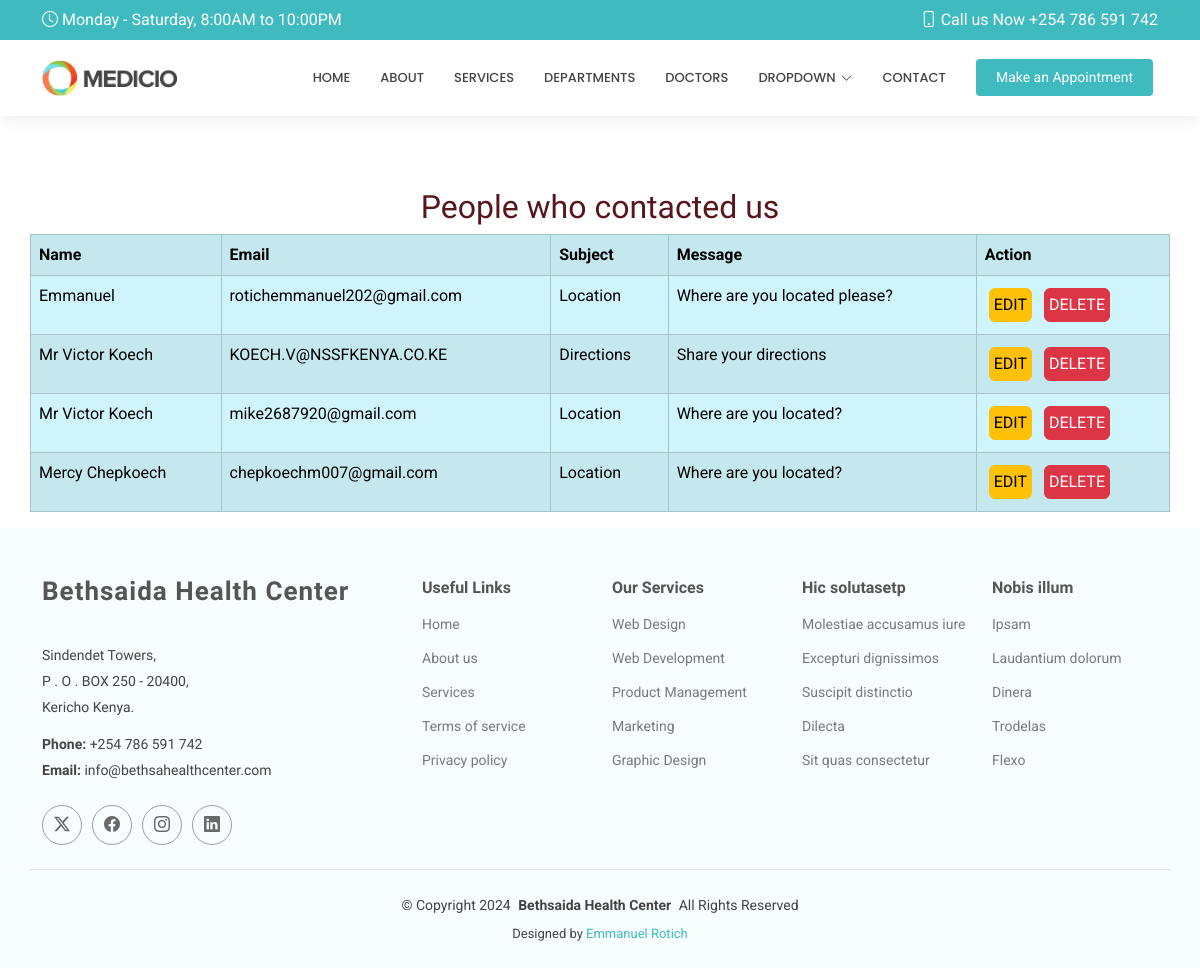
Page /showcontact/ on the committed database.
### myapp/models.py (models this page shows, shortened)
class Contact(models.Model):
    name = models.CharField(max_length=20)
    email = models.EmailField()
    subject = models.CharField(max_length=20)
    message = models.TextField()

### myapp/views.py (the view)
# urls.py: path('showcontact/', views.showcontact, name='showcontact'),
def showcontact(request):
    allcontacts=Contact.objects.all()
    return render(request, 'showcontact.html', {'contact': allcontacts})

### templates/showcontact.html
{% extends 'starter-page.html' %}
{% load static %}
{% block body %}
    <br><br><br>
    <h2 class="heading text-center text-danger-emphasis ">People who contacted us</h2>
    <div class="table-responsive-sm table-responsive-md table-responsive-lg table-responsive-xl">
    <table class="table table-info table-bordered table-striped container">
    <tr>
        <th>Name</th>
        <th>Email</th>
        <th>Subject</th>
        <th>Message</th>
        <th>Action</th>
    </tr>
    {% for x in contact %}
        <tr>
            <td>{{ x.name }}</td>
            <td>{{ x.email }}</td>
            <td>{{ x.subject }}</td>
            <td>{{ x.message }}</td>
            <td>
                <a href="/editcontact/{{ x.id }}" class="btn btn-warning m-1 p-1">EDIT</a>
                <a href="/delete/{{ x.id }}" class="btn btn-danger m-1 p-1">DELETE</a>
            </td>
        </tr>
    {% endfor %}
    </table>
    </div>
{% endblock %}

### static/assets/css/main.css (style rules this page uses)
:root { --default-font: "Roboto", system-ui, -apple-system, "Segoe UI", Roboto, "Helvetica Neue", Arial, "Noto Sans", "Liberation Sans", sans-serif, "Apple Color Emoji", "Segoe UI Emoji", "Segoe UI Symbol", "Noto Color Emoji"; --heading-font: "Raleway", sans-serif; --nav-font: "Poppins", sans-serif; }
:root { --background-color: #ffffff; --default-color: #444444; --heading-color: #555555; --accent-color: #3fbbc0; --surface-color: #ffffff; --contrast-color: #ffffff; }
:root { --nav-color: #444444; --nav-hover-color: #3fbbc0; --nav-mobile-background-color: #ffffff; --nav-dropdown-background-color: #ffffff; --nav-dropdown-color: #444444; --nav-dropdown-hover-color: #3fbbc0; }
:root { scroll-behavior: smooth; }
body { color: var(--default-color); background-color: var(--background-color); font-family: var(--default-font); }
a { color: var(--accent-color); text-decoration: none; transition: 0.3s; }
h1, h2, h3, h4, h5, h6 { color: var(--heading-color); font-family: var(--heading-font); }

### rows in the picture
Contact: name "Emmanuel", email "rotichemmanuel202@gmail.com", subject "Location", message "Where are you located please?"
Contact: name "Mr Victor Koech", email "KOECH.V@NSSFKENYA.CO.KE", subject "Directions", message "Share your directions"
Contact: name "Mr Victor Koech", email "mike2687920@gmail.com", subject "Location", message "Where are you located?"
Contact: name "Mercy Chepkoech", email "chepkoechm007@gmail.com", subject "Location", message "Where are you located?"
